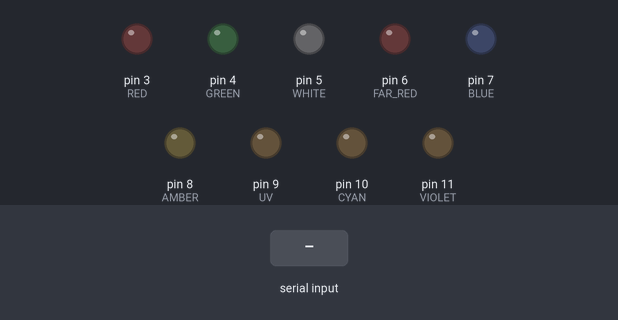
A sketch run on a simulated Arduino Uno, built with avr-gcc and run on an emulated ATmega328P. On the bench: output pins drawn as LEDs (lit = HIGH). The inputs (shaded band) are chosen by the test bench. What the sketch prints to the serial monitor is not drawn.

Above: at 1.2 s.
1.3 s: "0" received over Serial
2.8 s: byte 102 ('f') received over Serial
At 3.6 s:
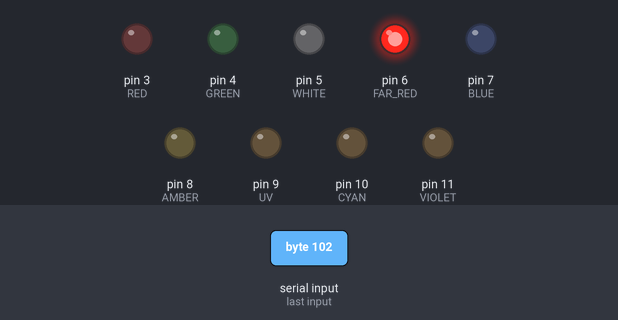
4.3 s: byte 114 ('r') received over Serial
At 4.8 s:
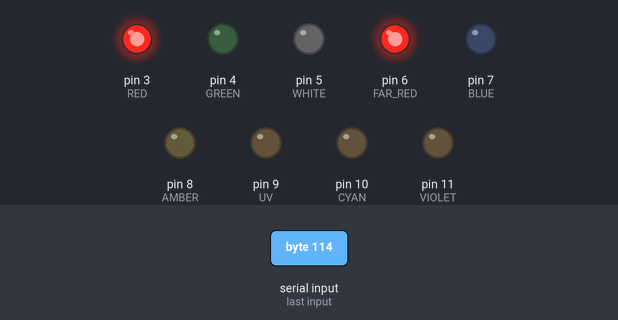
5.8 s: byte 103 ('g') received over Serial
At 7.0 s:
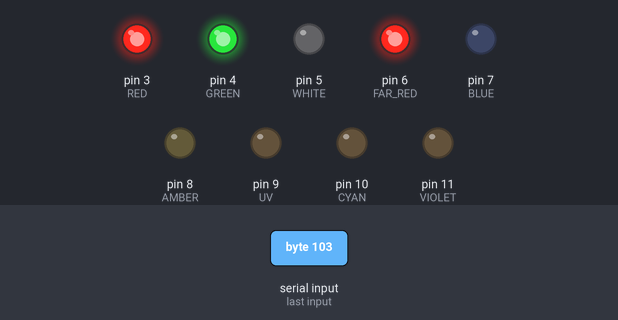
7.3 s: "90,45,200\n" received over Serial
8.8 s: "f90\n" received over Serial
Timing chart, 0 to 11.3 s (numbered marks = the images above; inputs shaded):
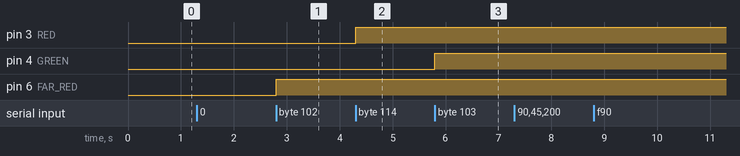

Measured:
- after the input at 1.3 s, every drawn part: stays the same
- after the input at 2.8 s, pin 6 (FAR_RED): LOW → HIGH at once
- after the input at 4.3 s, pin 3 (RED): LOW → HIGH at once
- after the input at 5.8 s, pin 4 (GREEN): LOW → HIGH at once
- after the input at 7.3 s, every drawn part: stays the same
- after the input at 8.8 s, every drawn part: stays the same

The sketch:

SolarSimulatorSourceCode.ino
```cpp
// Solar Simulator LED Intensity Code
// Tanvi Kharkar, Mitchel Hutcheson, Jake Meyers EE 461/462 'Design of an LED Based Solar Simulator'

// LED color and corresponding Arduino pin
const int RED = 3;
const int GREEN = 4;
const int WHITE = 5;
const int FAR_RED = 6;
const int BLUE = 7;
const int AMBER = 8;
const int UV = 9;
const int CYAN = 10;
const int VIOLET = 11;
const int A_HIGH = 255;

float LED_output;

char key;
String press_key;
int num_key;

void setup() {
  Serial.begin(9600);

  pinMode(FAR_RED, OUTPUT);
  pinMode(RED, OUTPUT);
  pinMode(GREEN, OUTPUT);
  pinMode(UV, OUTPUT);
  pinMode(VIOLET, OUTPUT);
  pinMode(WHITE, OUTPUT);
  pinMode(BLUE, OUTPUT);
  pinMode(AMBER, OUTPUT);
  pinMode(CYAN, OUTPUT);

  Serial.print("Enter an intensity value from 0 to 100: ");

  while (!Serial){
    // Wait until a user input is entered from the computer keyboard
  }
}

void loop() {
  if (Serial.available() > 0){  // If a key is pressed
    key = Serial.read();  // Reads key press

    // LED INTENSITY CONTROL
    // Key press '0' = 0% intensity, '1' = 10% intensity, ... , '9' = 90% intensity
    // '$' = 100% intensity. LED intensity can be changed in increments of 10%
    if (key == '0' || key == '1' || key == '2' || key == '3' || key == '4' || key == '5'
        || key == '6' || key == '7' || key == '8' || key == '9' || key == '$'){

      if (key == '$'){
        String press_key = "10";
        Serial.print(press_key.toInt() * 10);
        Serial.print("%");
        num_key = press_key.toInt();
      }

      else{
        String press_key = String(key);
        Serial.print(press_key.toInt() * 10);
        Serial.print("%");
        num_key = press_key.toInt();
      }
      LED_output = (1 - (float(num_key) / 10)) * A_HIGH; // Formula for controlling LED intensity based on user input
      Serial.print("\nLED Color: ");
    }

    // LED COLOR CONTROL
    // Far Red
    else if (key == 'f' || key == 'F'){
      Serial.print("Far Red");
      analogWrite(FAR_RED, LED_output);
      Serial.print("\n\nEnter an intensity value from 0% to 100%: ");
    }

    // Red
    else if (key == 'r' || key == 'R'){
      Serial.print("Red");
      analogWrite(RED, LED_output);
      Serial.print("\n\nEnter an intensity value from 0% to 100%: ");
    }

    // Green
    else if (key == 'g' || key == 'G'){
      Serial.print("Green");
      analogWrite(GREEN, LED_output);
      Serial.print("\n\nEnter an intensity value from 0% to 100%: ");
    }

    // UV
    else if (key == 'u' || key == 'U'){
      Serial.print("UV");
      analogWrite(UV, LED_output);
      Serial.print("\n\nEnter an intensity value from 0% to 100%: ");
    }

    // Violet
    else if (key == 'v' || key == 'V'){
      Serial.print("Violet");
      analogWrite(VIOLET, LED_output);
      Serial.print("\n\nEnter an intensity value from 0% to 100%: ");
    }

    // White
    else if (key == 'w' || key == 'W'){
      Serial.print("White");
      analogWrite(WHITE, LED_output);
      Serial.print("\n\nEnter an intensity value from 0% to 100%: ");
    }

    // Blue
    else if (key == 'b' || key == 'B'){
      Serial.print("Blue");
      analogWrite(BLUE, LED_output);
      Serial.print("\n\nEnter an intensity value from 0% to 100%: ");
    }

    // Amber
    else if (key == 'a' || key == 'A'){
      Serial.print("Amber");
      analogWrite(AMBER, LED_output);
      Serial.print("\n\nEnter an intensity value from 0% to 100%: ");
    }

    // Cyan
    else if (key == 'c' || key == 'C'){
      Serial.print("Cyan");
      analogWrite(CYAN, LED_output);
      Serial.print("\n\nEnter an intensity value from 0% to 100%: ");
    }

    // Everything
    else if (key == 'e' || key == 'E'){
      Serial.print("Everything");
      analogWrite(FAR_RED, LED_output);
      analogWrite(RED, LED_output);
      analogWrite(GREEN, LED_output);
      analogWrite(UV, LED_output);
      analogWrite(VIOLET, LED_output);
      analogWrite(WHITE, LED_output);
      analogWrite(BLUE, LED_output);
      analogWrite(AMBER, LED_output);
      analogWrite(CYAN, LED_output);
      Serial.print("\n\nEnter an intensity value from 0% to 100%: ");
    }

    // Adjusted Spectrum
    else if (key == 's' || key == 'S'){
      Serial.print("Adjusted Spectrum");
      analogWrite(FAR_RED, (1 - 0.8) * A_HIGH);
      analogWrite(RED, (1 - 0.3) * A_HIGH);
      analogWrite(AMBER, (1 - 1.0) * A_HIGH);
      analogWrite(GREEN, (1 - 0.1) * A_HIGH);
      analogWrite(CYAN, (1 - 0.9) * A_HIGH);
      analogWrite(BLUE, (1 - 1.0) * A_HIGH);
      analogWrite(VIOLET, (1 - 0.3) * A_HIGH);
      analogWrite(UV, (1 - 0.2) * A_HIGH);
      analogWrite(WHITE, (1 - 1.0) * A_HIGH);
      Serial.print("\n\nEnter an intensity value from 0% to 100%: ");
    }
  }
  // If a valid key is not pressed, program will wait for a valid user input to perform an action
}
```
